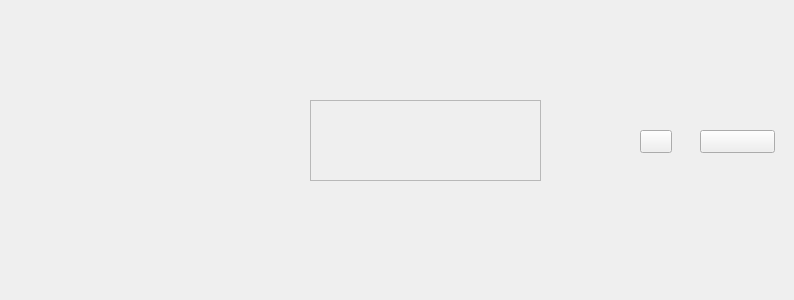
<?xml version="1.0" encoding="UTF-8"?>
<ui version="4.0">
 <class>LayoutModelWidget</class>
 <widget class="QWidget" name="LayoutModelWidget">
  <property name="geometry">
   <rect>
    <x>0</x>
    <y>0</y>
    <width>794</width>
    <height>300</height>
   </rect>
  </property>
  <property name="windowTitle">
   <string>Form</string>
  </property>
  <widget class="QLabel" name="label">
   <property name="geometry">
    <rect>
     <x>110</x>
     <y>100</y>
     <width>111</width>
     <height>101</height>
    </rect>
   </property>
   <property name="text">
    <string/>
   </property>
  </widget>
  <widget class="QScrollArea" name="scrollArea">
   <property name="geometry">
    <rect>
     <x>310</x>
     <y>100</y>
     <width>231</width>
     <height>81</height>
    </rect>
   </property>
   <property name="widgetResizable">
    <bool>true</bool>
   </property>
   <widget class="QWidget" name="scrollAreaWidgetContents">
    <property name="geometry">
     <rect>
      <x>0</x>
      <y>0</y>
      <width>229</width>
      <height>79</height>
     </rect>
    </property>
   </widget>
  </widget>
  <widget class="QPushButton" name="pull_pushButton">
   <property name="geometry">
    <rect>
     <x>640</x>
     <y>130</y>
     <width>32</width>
     <height>23</height>
    </rect>
   </property>
   <property name="text">
    <string/>
   </property>
  </widget>
  <widget class="QPushButton" name="set_pushButton">
   <property name="geometry">
    <rect>
     <x>700</x>
     <y>130</y>
     <width>75</width>
     <height>23</height>
    </rect>
   </property>
   <property name="text">
    <string/>
   </property>
  </widget>
 </widget>
 <resources/>
 <connections/>
</ui>
